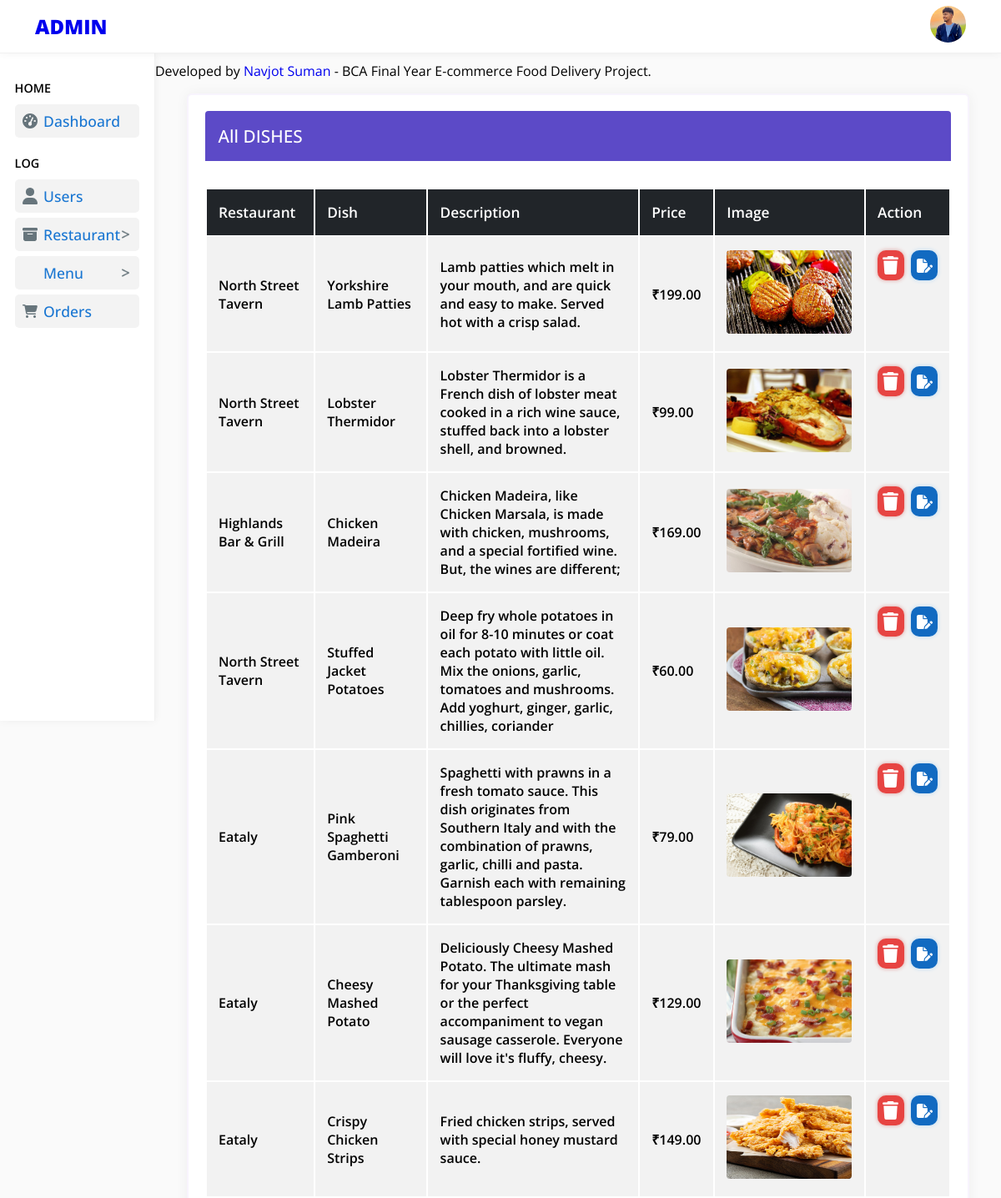
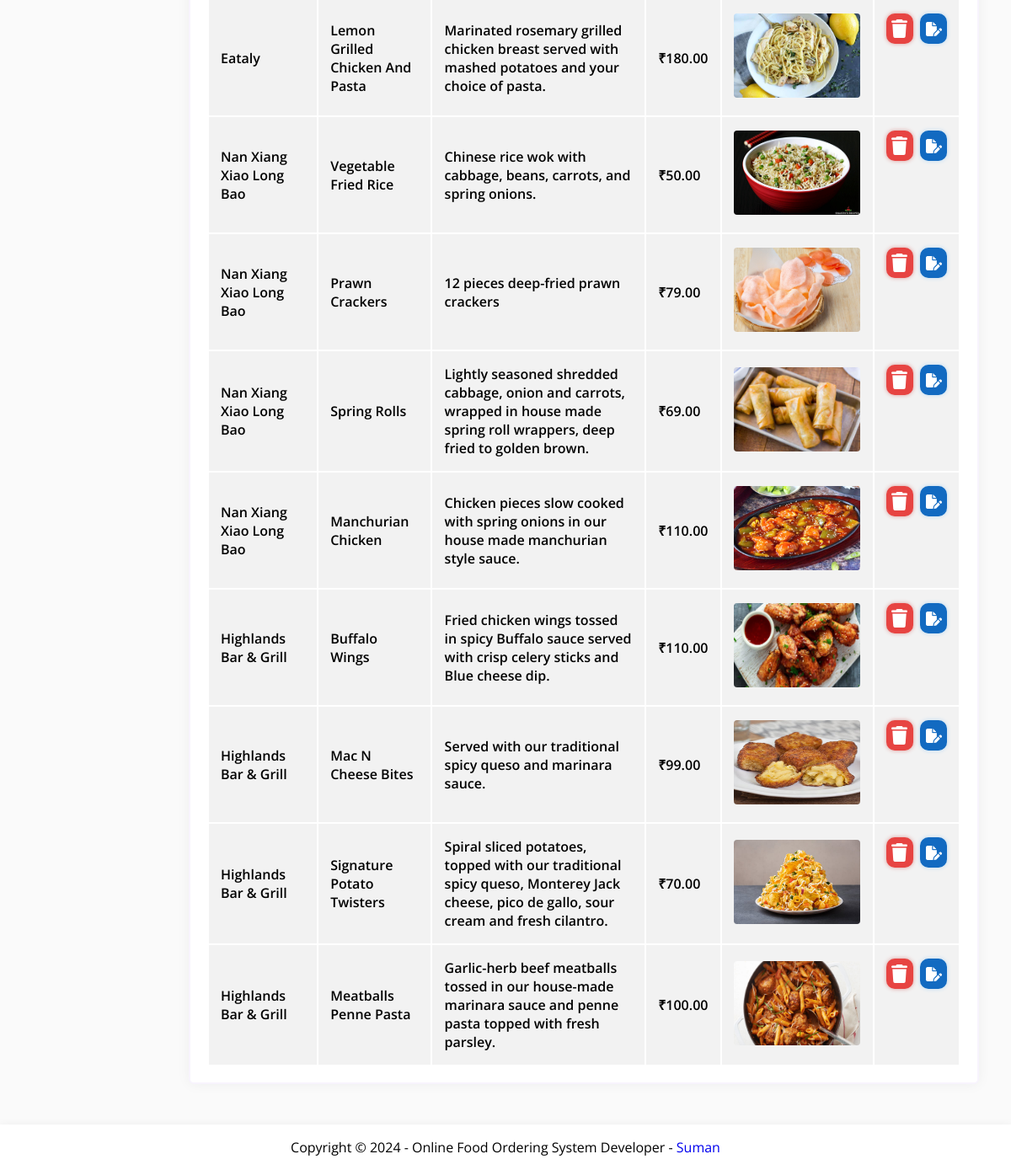
Screenshot of /admin/all_menu.php (signed in) with the database file from the repository (2 pictures, top to bottom).
### tables this page shows
CREATE TABLE `dishes` (
  `d_id` int(11) NOT NULL,
  `rs_id` int(11) NOT NULL,
  `title` varchar(222) NOT NULL,
  `slogan` varchar(222) NOT NULL,
  `price` decimal(10,2) NOT NULL,
  `odr_count` int(11) NOT NULL DEFAULT 0,
  `img` varchar(222) NOT NULL
);

CREATE TABLE `restaurant` (
  `rs_id` int(11) NOT NULL,
  `c_id` int(11) NOT NULL,
  `title` varchar(222) NOT NULL,
  `email` varchar(222) NOT NULL,
  `phone` varchar(222) NOT NULL,
  `url` varchar(222) NOT NULL,
  `o_hr` varchar(222) NOT NULL,
  `c_hr` varchar(222) NOT NULL,
  `o_days` varchar(222) NOT NULL,
  `address` text NOT NULL,
  `image` text NOT NULL,
  `date` timestamp NOT NULL DEFAULT current_timestamp() ON UPDATE current_timestamp()
);

### admin/all_menu.php (the view, shortened to what this page needs)
<!DOCTYPE html>
<html lang="en">
<?php
require '../connection/_dbconnect.php';
?>
<head>
    <link rel="stylesheet" href="css/style.css">
    <link rel="stylesheet" href="css/all_users.css">
    <link rel="stylesheet" href="css/all_restaurant.css">
</head>
<body>
    <?php include 'include/_navbar.php'; ?>
    <div class="dashboard-main">
        <header>
            <?php
            include 'include/_mainAside.php';
            ?>
            <div class="main-right-display">
                <?php
                include 'include/_marquee_info.php';
                ?>
                <div class="admin__dashboard">
                    <div class="admin__dashboard-container">
                        <div class="dashboard__header">
                            <h4>All DISHES</h4>
                        </div>
                        <div class="all_users-table">
                            <table>
                                <thead>
                                    <tr>
                                        <td>Restaurant</td>
                                        <td>Dish</td>
                                        <td>Description</td>
                                        <td>Price</td>
                                        <td>Image</td>
                                        <td style="width: 10%;">Action</td>
                                    </tr>
                                </thead>
                                <tbody id="display_users_detail">
                                    <?php
                                    $sql = "SELECT * FROM `dishes`";
                                    $result = mysqli_query($conn, $sql);
                                    $row = mysqli_num_rows($result);
                                    if ($row > 0) {
                                        while ($row = mysqli_fetch_assoc($result)) {
                                            $dishId = $row['d_id'];
                                            $resId = $row['rs_id'];
                                            $name = $row['title'];
                                            $desc = $row['slogan'];
                                            $price = $row['price'];
                                            $image = $row['img'];
                                            $res_sql = "SELECT * FROM `restaurant` WHERE `rs_id` = $resId";
                                            $res_result = mysqli_query($conn, $res_sql);
                                            $res_row = mysqli_num_rows($res_result);
                                            if ($res_row == 1) {
                                                $res_row = mysqli_fetch_assoc($res_result);
                                                $res_name = $res_row['title'];
                                                echo '<tr>
                                                        <td>' . $res_name . '</td>
                                                        <td>' . $name . '</td>
                                                        <td>' . $desc . '</td>
                                                        <td>&#8377;<span>' . $price . '<span></td>
                                                        <td><img class="all_res_img" src="Res_img/dishes/' . $image . '" alt="" srcset=""></td>
                                                        <td class="action_data">
                                                            <a class="all_user-action all_user-action-trash" data-dish_number="' . $dishId . '"><img src="images/icons/trash-solid.png" alt="" srcset=""></a>
                                                            <a href="all_menu-edit.php?form_number=' . $dishId . '" class="all_user-action all_user-action-edit" data-dish_number="' . $dishId . '"><img src="images/icons/file-pen-solid.png" alt="" srcset=""></a>
                                                        </td>
                                                        </tr>';
                                            }
                                        }
                                    }
                                    ?>
                                </tbody>
                            </table>
                        </div>
                    </div>
                </div>
            </div>
        </header>
    </div>
    <?php
    include 'include/_footer.php';
    ?>
</body>
</html>

### admin/css/style.css (style rules this page uses)
:root { --color-aside: #686868; --color-aside-hover: #1976d2; }
* { margin: 0; padding: 0; border: 0; outline: 0; text-decoration: none; list-style: none; box-sizing: border-box; font-family: "Open Sans", sans-serif; }
html { scroll-behavior: smooth; }
body { background-color: #fafafa; }
.dashboard-main { padding-top: 4rem; }
header { display: grid; grid-template-columns: 15.5% 84.5%; }
.admin__dashboard { padding: 1rem 2.4rem 1rem; }
.admin__dashboard-container { background-color: #fff; border-radius: 6px; padding: 1.2rem; box-shadow: 0 0 1rem rgba(0, 0, 0, 0.052); border: 2px solid rgba(116, 20, 205, 0.049); }
.admin__dashboard-container .dashboard__header { background-color: #5c4ac7; border-top-left-radius: 4px; border-top-right-radius: 4px; padding: 1rem; color: white; margin-bottom: 1rem; }
.admin__dashboard-container .dashboard__header h4 { font-weight: 500; font-size: 1.3rem; }

### admin/css/all_users.css (style rules this page uses)
.all_users-table { margin-top: 2rem; overflow: auto; }
.all_users-table table { width: 100%; }
.all_users-table table thead { background-color: #212529; color: white; }
.all_users-table table thead td { padding: 1rem .9rem 1rem; font-size: 1.08rem; font-weight: 600; }
.all_users-table table tbody tr { background-color: rgba(0, 0, 0, .05); }
.all_users-table table tbody td { padding: 1rem .9rem; font-weight: 600; }
.all_user-action { display: grid; padding: 5px; border-radius: 10px; width: 36px; height: 36px; transition: all 250ms ease-in; }
.all_user-action-trash { background-color: #e74442; box-shadow: 0 0 5px #de9896; }
.all_user-action-edit { background-color: #126ac1; box-shadow: 0 0 5px #b6d8f3; }
.all_user-action img { align-self: center; justify-self: center; width: 1.2rem; filter: invert(1); z-index: 5; }
.action_data { display: flex; gap: 12%; align-items: center; justify-content: center; }

### admin/css/all_restaurant.css (style rules this page uses)
* { font-family: "Open Sans", sans-serif; }
.all_res_img { width: 150px; height: 100px; border-radius: 4px; }

### rows the page displays
dishes: rs.title "North Street Tavern", title "Yorkshire Lamb Patties", slogan "Lamb patties which melt in your mouth, and are quick and easy to make. Served hot with a crisp salad.", price "199.00", img (picture)
dishes: rs.title "North Street Tavern", title "Lobster Thermidor", slogan "Lobster Thermidor is a French dish of lobster meat cooked in a rich wine sauce, stuffed back into a lobster shell, and browned.", price "99.00", img (picture)
dishes: rs.title "Highlands Bar & Grill", title "Chicken Madeira", slogan "Chicken Madeira, like Chicken Marsala, is made with chicken, mushrooms, and a special fortified wine. But, the wines are different;", price "169.00", img (picture)
dishes: rs.title "North Street Tavern", title "Stuffed Jacket Potatoes", slogan "Deep fry whole potatoes in oil for 8-10 minutes or coat each potato with little oil. Mix the onions, garlic, tomatoes and mushrooms. Add yoghurt, ginger, garlic, chillies, coriander", price "60.00", img (picture)
dishes: rs.title "Eataly", title "Pink Spaghetti Gamberoni", slogan "Spaghetti with prawns in a fresh tomato sauce. This dish originates from Southern Italy and with the combination of prawns, garlic, chilli and pasta. Garnish each with remaining tablespoon parsley.", price "79.00", img (picture)
dishes: rs.title "Eataly", title "Cheesy Mashed Potato", slogan "Deliciously Cheesy Mashed Potato. The ultimate mash for your Thanksgiving table or the perfect accompaniment to vegan sausage casserole. Everyone will love it's fluffy, cheesy.", price "129.00", img (picture)
dishes: rs.title "Eataly", title "Crispy Chicken Strips", slogan "Fried chicken strips, served with special honey mustard sauce.", price "149.00", img (picture)
dishes: rs.title "Eataly", title "Lemon Grilled Chicken And Pasta", slogan "Marinated rosemary grilled chicken breast served with mashed potatoes and your choice of pasta.", price "180.00", img (picture)
dishes: rs.title "Nan Xiang Xiao Long Bao", title "Vegetable Fried Rice", slogan "Chinese rice wok with cabbage, beans, carrots, and spring onions.", price "50.00", img (picture)
dishes: rs.title "Nan Xiang Xiao Long Bao", title "Prawn Crackers", slogan "12 pieces deep-fried prawn crackers", price "79.00", img (picture)
dishes: rs.title "Nan Xiang Xiao Long Bao", title "Spring Rolls", slogan "Lightly seasoned shredded cabbage, onion and carrots, wrapped in house made spring roll wrappers, deep fried to golden brown.", price "69.00", img (picture)
dishes: rs.title "Nan Xiang Xiao Long Bao", title "Manchurian Chicken", slogan "Chicken pieces slow cooked with spring onions in our house made manchurian style sauce.", price "110.00", img (picture)
dishes: rs.title "Highlands Bar & Grill", title "Buffalo Wings", slogan "Fried chicken wings tossed in spicy Buffalo sauce served with crisp celery sticks and Blue cheese dip.", price "110.00", img (picture)
dishes: rs.title "Highlands Bar & Grill", title "Mac N Cheese Bites", slogan "Served with our traditional spicy queso and marinara sauce.", price "99.00", img (picture)
dishes: rs.title "Highlands Bar & Grill", title "Signature Potato Twisters", slogan "Spiral sliced potatoes, topped with our traditional spicy queso, Monterey Jack cheese, pico de gallo, sour cream and fresh cilantro.", price "70.00", img (picture)
dishes: rs.title "Highlands Bar & Grill", title "Meatballs Penne Pasta", slogan "Garlic-herb beef meatballs tossed in our house-made marinara sauce and penne pasta topped with fresh parsley.", price "100.00", img (picture)
